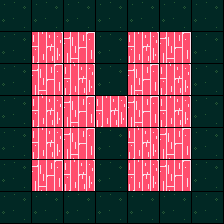

A 2D game scene composited from a Tiled map and its tileset images. What follows is a short description and the map's XML, with every tile layer's data as written:
An orthogonal 7x7 tile map with 32x32 px tiles, 1 tile layer (Tile Layer 1).

<map version="1.10" tiledversion="1.10.2" orientation="orthogonal" renderorder="right-down" width="7" height="7" tilewidth="32" tileheight="32" infinite="0" nextlayerid="3" nextobjectid="1">
 <tileset firstgid="1" source="tilesheet-1.tsx" />
 <layer id="1" name="Tile Layer 1" width="7" height="7">
  <data encoding="csv">
3,3,3,3,3,3,3,
3,2,1,3,2,1,3,
3,1,2,3,1,2,3,
3,2,1,2,1,2,3,
3,2,1,3,2,1,3,
3,1,2,3,2,1,3,
3,3,3,3,3,3,3
</data>
 </layer>
</map>